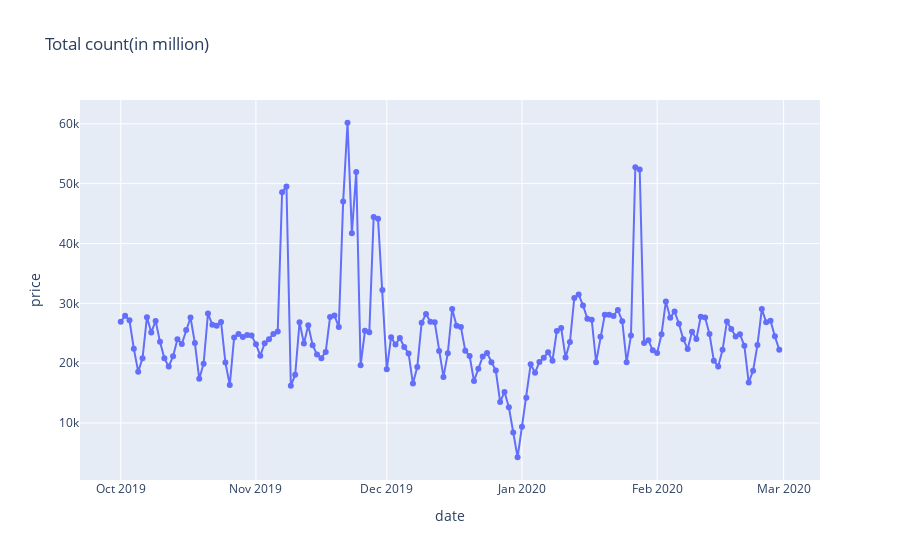

Source (notebook cell):
### Code cell
fig = px.line(sales, x='date', y='price', markers=True, title="Total count(in million)")
fig.show()

### Figure 1 — Plotly figure (JSON) as saved in the notebook; plotly's stock layout.template omitted (floating-point values rounded to 4 significant figures; data arrays with more than 128 entries replaced by an {"elided": "..."} marker saying what was removed)
{"data": [{"hovertemplate": "date=%{x}<br>price=%{y}<extra></extra>", "legendgroup": "", "line": {"color": "#636efa", "dash": "solid"}, "marker": {"symbol": "circle"}, "mode": "markers+lines", "name": "", "orientation": "v", "showlegend": false, "type": "scatter", "x": {"elided": "152 str values"}, "xaxis": "x", "y": {"elided": "152 float values"}, "yaxis": "y"}], "layout": {"legend": {"tracegroupgap": 0}, "title": {"text": "Total count(in million)"}, "xaxis": {"anchor": "y", "domain": [0, 1], "title": {"text": "date"}}, "yaxis": {"anchor": "x", "domain": [0, 1], "title": {"text": "price"}}}}
